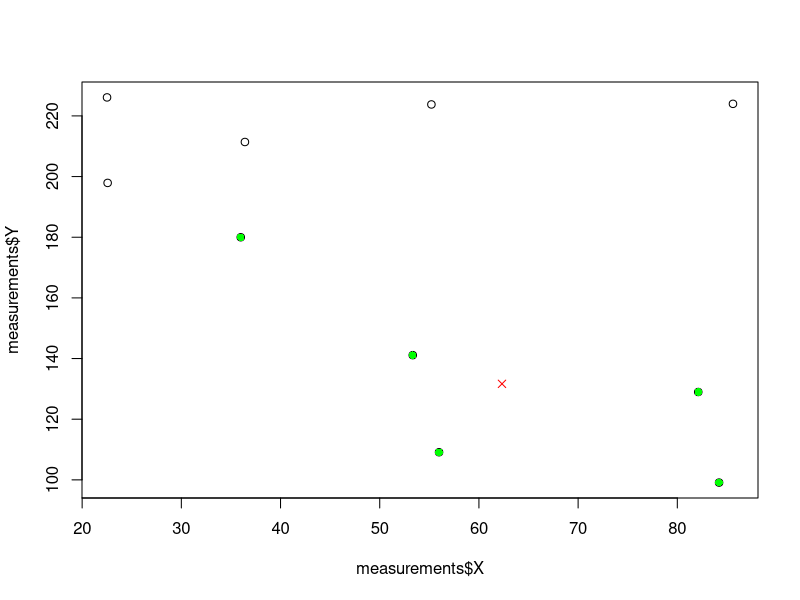

The R source for this figure:
measurements = read.csv("radio_map.csv", header =TRUE, sep = ";")
plot(x = measurements$X, y = measurements$Y)

k = 5
mySinglalStrength = c(-74, -80)

differences = matrix(c(measurements$SS1 - mySinglalStrength[1], measurements$SS2 - mySinglalStrength[2]), ncol = 2)

averageDifferences = matrix(data = c(1:10, rowMeans(differences)), ncol = 2)
averageDifferences = averageDifferences[order(averageDifferences[,2]),] # sorting measurements by differences

indexOfClosestKmeasurements = head(averageDifferences[,1], k)
kNearestNeighbours = measurements[indexOfClosestKmeasurements[1:k],]

points(x = kNearestNeighbours$X, y = kNearestNeighbours$Y, col = "green", pch = 16)

myPosition = c(mean(kNearestNeighbours$X), mean(kNearestNeighbours$Y))
points(x = myPosition[1], y = myPosition[2], col = "red", pch = 4)
